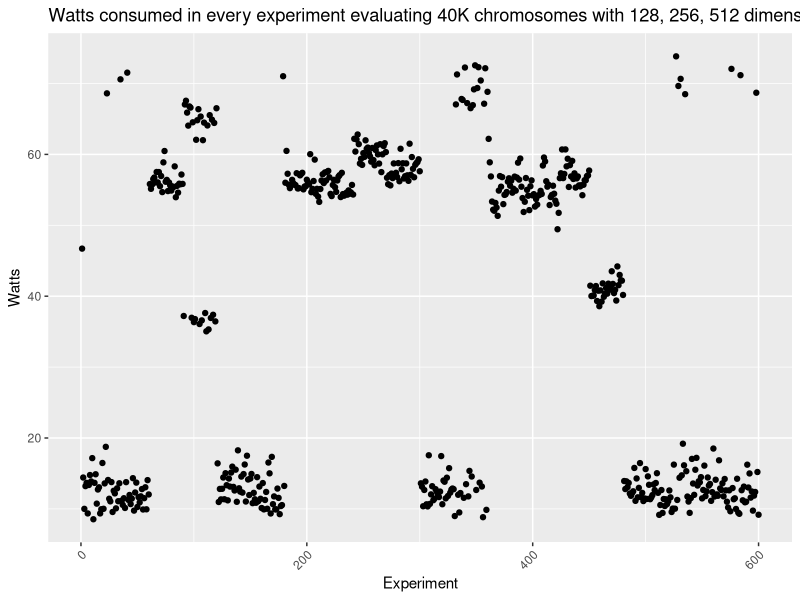
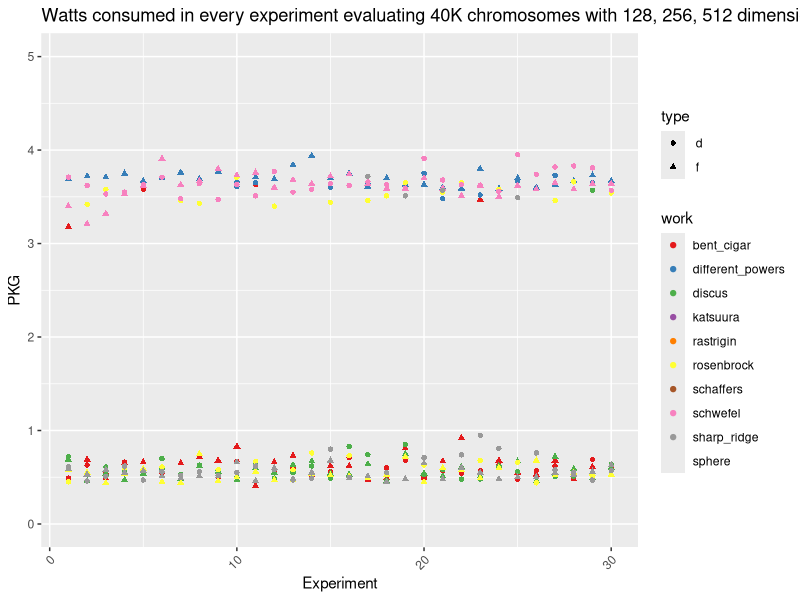
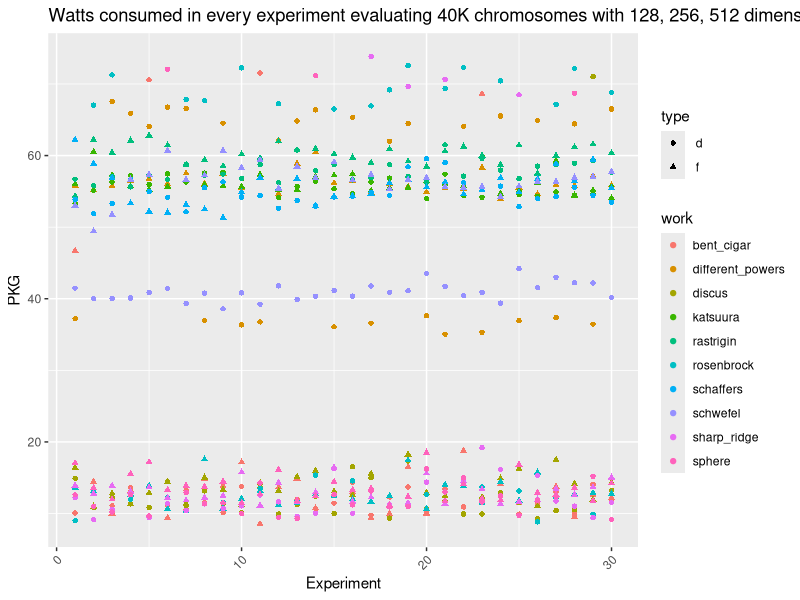
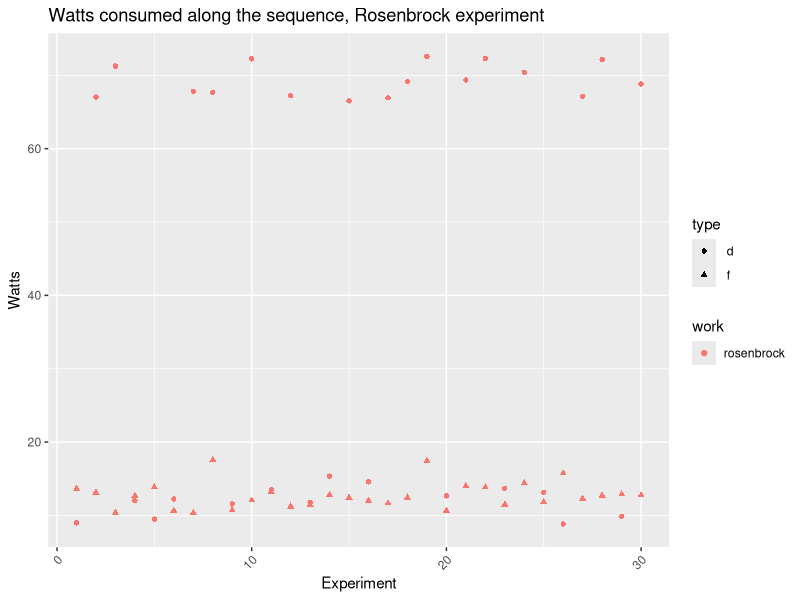
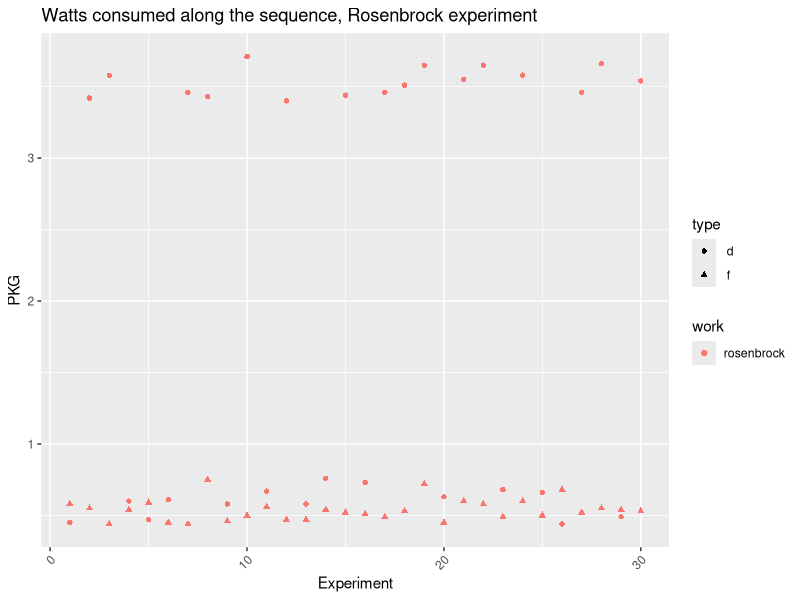
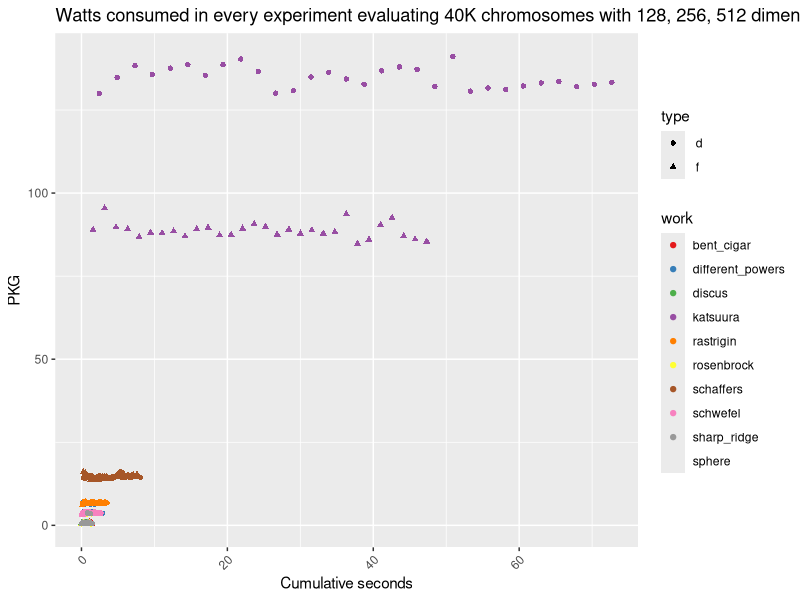
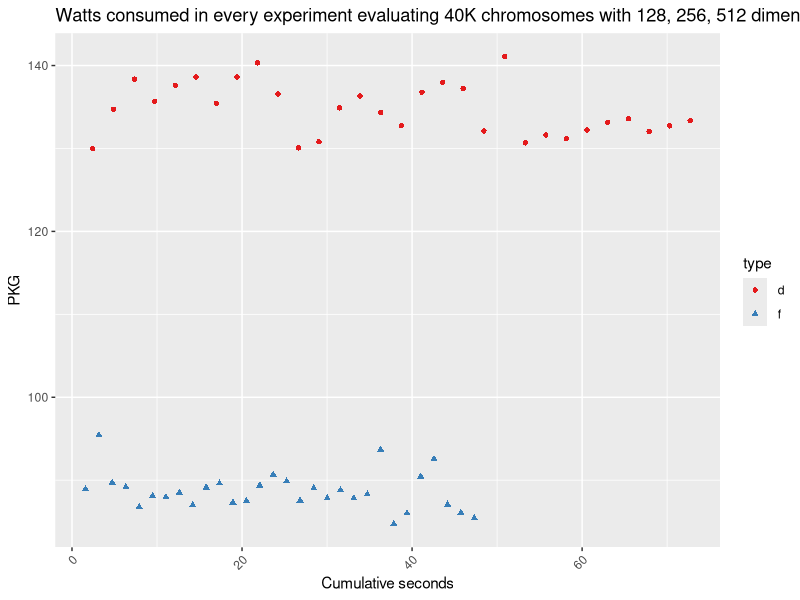
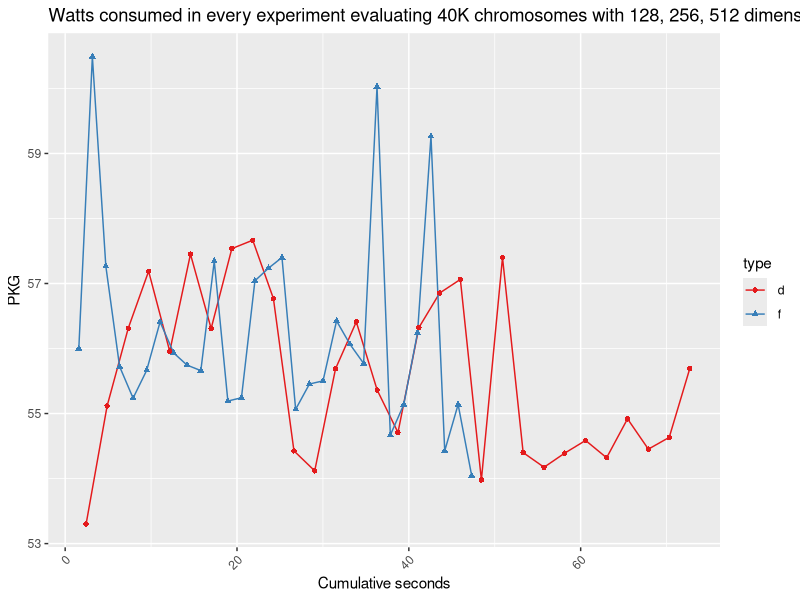

These charts were generated, in order, by the following R code:
bbob.fixed <- read.csv("data/evostar25-bbob-fixed-12-Nov-08-20-03.csv")

bbob.fixed$watts <- bbob.fixed$PKG / bbob.fixed$seconds

library(dplyr)
bbob.fixed <- bbob.fixed %>%
  group_by(type, size, work) %>%
  mutate(order = row_number()) %>%
  ungroup()

# Per type, size, work make a cumulative sum of the seconds passed and put it in a third column
bbob.fixed <- bbob.fixed %>%
  group_by(type, size, work) %>%
  mutate(cumulative_seconds = cumsum(seconds)) %>%
  ungroup()

library(ggplot2)

ggplot(bbob.fixed, aes(x=seq_along(watts), y=watts)) +
  geom_point() +
  labs(title="Watts consumed in every experiment evaluating 40K chromosomes with 128, 256, 512 dimensions, using float or double for every one of them. Please note the $y$ axes have different scales", y="Watts", x="Experiment") +
  theme(axis.text.x = element_text(angle = 45, hjust = 1))

ggplot(bbob.fixed, aes(x=order, y=PKG,shape=type)) +
  geom_point( aes(color=work)) + scale_color_brewer(palette="Set1") +
  labs(title="Watts consumed in every experiment evaluating 40K chromosomes with 128, 256, 512 dimensions, using float or double for every one of them. Please note the $y$ axes have different scales", y="PKG", x="Experiment") +
  theme(axis.text.x = element_text(angle = 45, hjust = 1))+
  scale_y_continuous(limits = c(0, 5))

ggplot(bbob.fixed, aes(x=order, y=watts,shape=type)) +
  geom_point( aes(color=work)) +
  labs(title="Watts consumed in every experiment evaluating 40K chromosomes with 128, 256, 512 dimensions, using float or double for every one of them. Please note the $y$ axes have different scales", y="PKG", x="Experiment") +
  theme(axis.text.x = element_text(angle = 45, hjust = 1))

ggplot(bbob.fixed[bbob.fixed$work == "rosenbrock", ], aes(x=order, y=watts,shape=type)) +
  geom_point( aes(color=work)) +
  labs(title="Watts consumed along the sequence, Rosenbrock experiment", y="Watts", x="Experiment") +
  theme(axis.text.x = element_text(angle = 45, hjust = 1))

ggplot(bbob.fixed[bbob.fixed$work == "rosenbrock", ], aes(x=order, y=PKG,shape=type)) +
  geom_point( aes(color=work)) +
  labs(title="Watts consumed along the sequence, Rosenbrock experiment", y="PKG", x="Experiment") +
  theme(axis.text.x = element_text(angle = 45, hjust = 1))


ggplot(bbob.fixed, aes(x=cumulative_seconds, y=PKG,shape=type)) +
  geom_point( aes(color=work)) + scale_color_brewer(palette="Set1") +
  labs(title="Watts consumed in every experiment evaluating 40K chromosomes with 128, 256, 512 dimensions, using float or double for every one of them. Please note the $y$ axes have different scales", y="PKG", x="Cumulative seconds") +
  theme(axis.text.x = element_text(angle = 45, hjust = 1))


ggplot(bbob.fixed[ bbob.fixed$work == "katsuura",], aes(x=cumulative_seconds, y=PKG,shape=type)) +
  geom_point( aes(color=type)) + scale_color_brewer(palette="Set1") +
  labs(title="Watts consumed in every experiment evaluating 40K chromosomes with 128, 256, 512 dimensions, using float or double for every one of them. Please note the $y$ axes have different scales", y="PKG", x="Cumulative seconds") +
  theme(axis.text.x = element_text(angle = 45, hjust = 1))

ggplot(bbob.fixed[ bbob.fixed$work == "katsuura",], aes(x=cumulative_seconds, y=watts,shape=type, color=type, group=type)) + geom_line() +
  geom_point( aes(color=type)) + scale_color_brewer(palette="Set1") +
  labs(title="Watts consumed in every experiment evaluating 40K chromosomes with 128, 256, 512 dimensions, using float or double for every one of them. Please note the $y$ axes have different scales", y="PKG", x="Cumulative seconds") +
  theme(axis.text.x = element_text(angle = 45, hjust = 1))


ggplot(bbob.fixed[ bbob.fixed$work == "schaffers",], aes(x=cumulative_seconds, y=PKG,shape=type, group=type,color=type)) + geom_line() +
  geom_point( aes(color=type)) + scale_color_brewer(palette="Set1") +
  labs(title="Watts consumed in every experiment evaluating 40K chromosomes with 128, 256, 512 dimensions, using float or double for every one of them. Please note the $y$ axes have different scales", y="PKG", x="Cumulative seconds") +
  theme(axis.text.x = element_text(angle = 45, hjust = 1))

ggplot(bbob.fixed[ bbob.fixed$work == "schaffers",], aes(x=cumulative_seconds, y=watts,shape=type, color=type, group=type)) + geom_line() +
  geom_point( aes(color=type)) + scale_color_brewer(palette="Set1") +
  labs(title="Watts consumed in every experiment evaluating 40K chromosomes with 128, 256, 512 dimensions, using float or double for every one of them. Please note the $y$ axes have different scales", y="PKG", x="Cumulative seconds") +
  theme(axis.text.x = element_text(angle = 45, hjust = 1))

ggplot(bbob.fixed[ bbob.fixed$work == "sharp_ridge",], aes(x=cumulative_seconds, y=PKG,shape=type, group=type,color=type)) + geom_line() +
  geom_point( aes(color=type)) + scale_color_brewer(palette="Set1") +
  labs(title="Watts consumed in every experiment evaluating 40K chromosomes with 128, 256, 512 dimensions, using float or double for every one of them. Please note the $y$ axes have different scales", y="PKG", x="Cumulative seconds") +
  theme(axis.text.x = element_text(angle = 45, hjust = 1))

ggplot(bbob.fixed[ bbob.fixed$work == "sharp_ridge",], aes(x=cumulative_seconds, y=watts,shape=type, color=type, group=type)) + geom_line() +
  geom_point( aes(color=type)) + scale_color_brewer(palette="Set1") +
  labs(title="Watts consumed in every experiment evaluating 40K chromosomes with 128, 256, 512 dimensions, using float or double for every one of them. Please note the $y$ axes have different scales", y="PKG", x="Cumulative seconds") +
  theme(axis.text.x = element_text(angle = 45, hjust = 1))

# Variable size
bbob.variable <- read.csv("data/variable-evostar25-bbob-10-Nov-19-10-32.csv")
bbob.variable$watts <- bbob.variable$PKG / bbob.variable$seconds
bbob.variable$size <- as.factor(bbob.variable$size)
bbob.variable <- bbob.variable %>%
  group_by(type, size, work) %>%
  mutate(order = row_number()) %>%
  ungroup()

bbob.variable <- bbob.variable %>%
  group_by(type, size, work) %>%
  mutate(cumulative_seconds = cumsum(seconds)) %>%
  ungroup()

bbob.variable <- bbob.variable %>%
  group_by(type, size, work) %>%
  mutate(watts_75 = quantile(watts, 0.75)) %>%
  ungroup()

bbob.variable <- bbob.variable %>%
  group_by(type, size, work) %>%
  mutate(PKG_75 = quantile(PKG, 0.75)) %>%
  ungroup()


ggplot(bbob.variable, aes(x=cumulative_seconds, y=PKG,shape=type)) +
  geom_point( aes(color=work)) + scale_color_brewer(palette="Set1") +
  labs(title="PKG consumed depending on cumulative seconds", y="PKG", x="Cumulative seconds") +
  theme(axis.text.x = element_text(angle = 45, hjust = 1))

# Add segments with the 75 percentile of PKG consumed per size and type. Use the same color as the type and type of line to represent size

bbob.variable$size <- as.factor(bbob.variable$size)
ggplot(bbob.variable[ bbob.variable$work == "katsuura",], aes(x=cumulative_seconds, y=PKG,shape=size)) +
  geom_point( aes(color=type)) + scale_color_brewer(palette="Set1") +
  labs(title="Watts consumed in every experiment evaluating 40K chromosomes with 128, 256, 512 dimensions, using float or double for every one of them. Please note the $y$ axes have different scales", y="PKG", x="Cumulative seconds") +
  theme(axis.text.x = element_text(angle = 45, hjust = 1))+ geom_segment(data=bbob.variable[bbob.variable$work == "katsuura",],aes(x=0, xend=max(cumulative_seconds), y=PKG_75, color=type))

ggplot(bbob.variable[ bbob.variable$work == "katsuura",], aes(x=cumulative_seconds, y=watts,shape=size, color=type)) +
  geom_point( aes(color=type)) + scale_color_brewer(palette="Set1") +
  labs(title="Watts consumed in every experiment evaluating 40K chromosomes with 128, 256, 512 dimensions, using float or double for every one of them. Please note the $y$ axes have different scales", y="Watts", x="Cumulative seconds") +
  theme(axis.text.x = element_text(angle = 45, hjust = 1))+ geom_segment(data=bbob.variable[bbob.variable$work == "katsuura",],aes(x=0, xend=max(cumulative_seconds), y=watts_75, color=type,linetype=size))


ggplot(bbob.variable[ bbob.variable$work == "schaffers",], aes(x=cumulative_seconds, y=PKG,shape=size, group=type,color=type)) +
  geom_point( aes(color=type)) + scale_color_brewer(palette="Set1") +
  labs(title="Watts consumed in every experiment evaluating 40K chromosomes with 128, 256, 512 dimensions, using float or double for every one of them. Please note the $y$ axes have different scales", y="PKG", x="Cumulative seconds") +
  theme(axis.text.x = element_text(angle = 45, hjust = 1)) + geom_segment(data=bbob.variable[bbob.variable$work == "schaffers",],aes(x=0, xend=max(cumulative_seconds), y=PKG_75, color=type,linetype=size))

ggplot(bbob.variable[ bbob.variable$work == "schaffers",], aes(x=cumulative_seconds, y=watts,shape=size, color=type, group=type)) +
  geom_point( aes(color=type)) + scale_color_brewer(palette="Set1") +
  labs(title="Watts consumed in every experiment evaluating 40K chromosomes with 128, 256, 512 dimensions, using float or double for every one of them. Please note the $y$ axes have different scales", y="Watts", x="Cumulative seconds") +
  theme(axis.text.x = element_text(angle = 45, hjust = 1))+ geom_segment(data=bbob.variable[bbob.variable$work == "schaffers",],aes(x=0, xend=max(cumulative_seconds), y=watts_75, color=type,linetype=size))


ggplot(bbob.variable[ bbob.variable$work == "sharp_ridge",], aes(x=cumulative_seconds, y=PKG,shape=size, group=type,color=type)) +
  geom_point( aes(color=type)) + scale_color_brewer(palette="Set1") +
  labs(title="Watts consumed in every experiment evaluating 40K chromosomes with 128, 256, 512 dimensions, using float or double for every one of them. Please note the $y$ axes have different scales", y="PKG", x="Cumulative seconds") +
  theme(axis.text.x = element_text(angle = 45, hjust = 1))+ geom_segment(data=bbob.variable[bbob.variable$work == "sharp_ridge",],aes(x=0, xend=max(cumulative_seconds), y=PKG_75, color=type,linetype=size))


ggplot(bbob.variable[ bbob.variable$work == "sharp_ridge",], aes(x=cumulative_seconds, y=watts,shape=size, color=type, group=type)) +
  geom_point( aes(color=type)) + scale_color_brewer(palette="Set1") +
  labs(title="Watts consumed in every experiment evaluating 40K chromosomes with 128, 256, 512 dimensions, using float or double for every one of them. Please note the $y$ axes have different scales", y="Watts", x="Cumulative seconds") +
  theme(axis.text.x = element_text(angle = 45, hjust = 1)) + geom_segment(data=bbob.variable[bbob.variable$work == "sharp_ridge",],aes(x=0, xend=max(cumulative_seconds), y=watts_75, color=type,linetype=size))


ggplot(bbob.variable, aes(x=order, y=PKG,shape=type)) +
  geom_point( aes(color=work)) + scale_color_brewer(palette="Set1") +
  labs(title="PKG consumed depending on experiment order", y="PKG", x="Experiment") +
  theme(axis.text.x = element_text(angle = 45, hjust = 1))

ggplot(bbob.variable, aes(x=order, y=watts,shape=type)) +
  geom_point( aes(color=work)) + scale_color_brewer(palette="Set1") +
  labs(title="PKG consumed depending on experiment order", y="PKG", x="Experiment") +
  theme(axis.text.x = element_text(angle = 45, hjust = 1))

ggplot(bbob.variable[bbob.variable$work == "rastrigin",], aes(x=seq_along(watts), y=watts, shape=type,color=size)) +
  geom_point() +
  labs(title="Watts consumed in every experiment evaluating 40K chromosomes with 128, 256, 512 dimensions, using float or double for every one of them. Please note the $y$ axes have different scales", y="Watts", x="Experiment") +
  theme(axis.text.x = element_text(angle = 45, hjust = 1))
